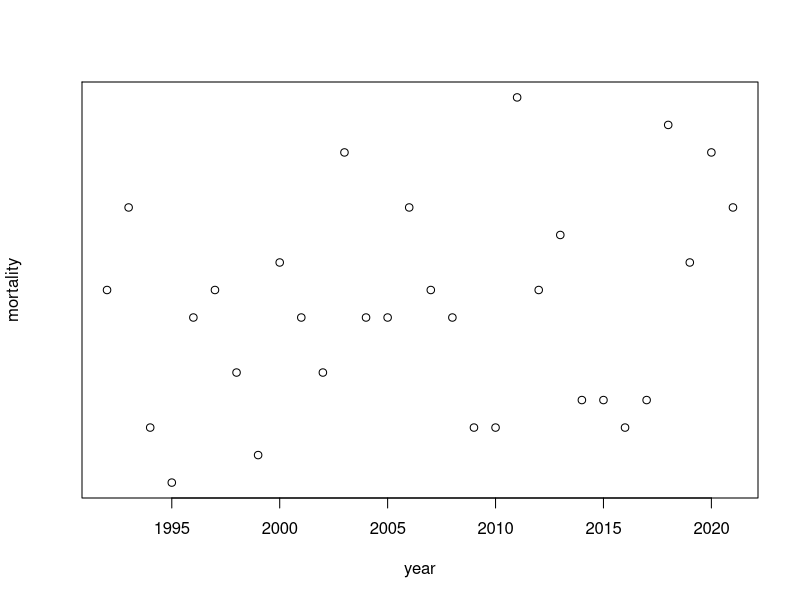

Generate this figure with R:
## ---- chunk 1
knitr::opts_chunk$set(echo = TRUE)
## ---- chunk 2
# establish explanatory variable: years before and after the introduction of the HPV vaccine
year <- 1992:2021

# establish response variable: number of cervical cancer deaths
deaths <- rnorm(30, mean=39, sd=15)
## ---- chunk 3
data_frame <- data.frame(year, deaths)
str(data_frame)
## ---- chunk 4
# establish sample size variable that can be altered
year <- 1992:2021
total_deaths <- 400
mortality <- table(sample(year, size = total_deaths, replace = TRUE))

# create data frame
data_frame <- data.frame(year = as.numeric(names(mortality)), deaths = as.numeric(mortality))
str(data_frame)
## ---- chunk 5
# fitting a linear model
model <- lm(mortality~year)
summary(model)

# visualize dataset 
plot(year, mortality)
## ---- chunk 6
# establish sample size (constant) and different effect sizes to test
sample_size <- 400
effect_sizes <- seq(-1, 0, by=0.1)
length2 <- length(effect_sizes)

# create a data frame for results
results_effect <- data.frame(effect_size=effect_sizes, p_value=rep(NA, length2))

# create the loop
for (i in seq_along(effect_sizes)) {
  eff <- effect_sizes[i]
    df <- data.frame(
    year = sample(year-min(year), size = sample_size, replace = TRUE)
  )
  df$deaths <- 39 + eff * df$year + rnorm(sample_size, mean = 0, sd = 15) # set up the response variable(number of deaths) using effect size multiplied by the year to produce a trend over time
  model <- lm(deaths~year, data=df) # fit the linear model
  p_val <- summary(model)$coefficients["year", "Pr(>|t|)"] # store the p value
    results_effect$p_value[i] <- p_val
}

print(results_effect)
